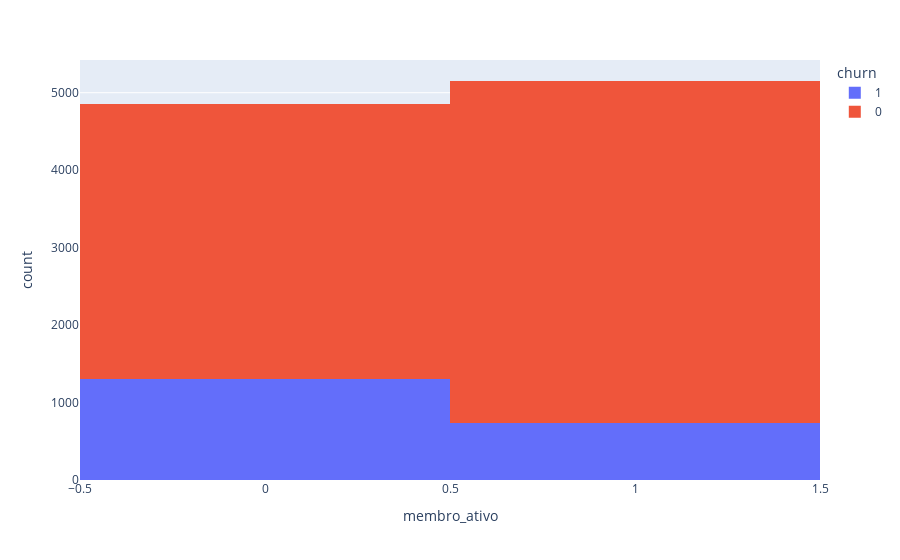

The notebook cell this image was saved under:
### Code cell
px.histogram(data, x="membro_ativo", color="churn")

### Figure 1 — Plotly figure (JSON) as saved in the notebook; plotly's stock layout.template omitted (floating-point values rounded to 4 significant figures; data arrays with more than 128 entries replaced by an {"elided": "..."} marker saying what was removed)
{"data": [{"bingroup": "x", "hovertemplate": "churn=1<br>membro_ativo=%{x}<br>count=%{y}<extra></extra>", "legendgroup": "1", "marker": {"color": "#636efa", "pattern": {"shape": ""}}, "name": "1", "orientation": "v", "showlegend": true, "type": "histogram", "x": {"elided": "2037 int values"}, "xaxis": "x", "yaxis": "y"}, {"bingroup": "x", "hovertemplate": "churn=0<br>membro_ativo=%{x}<br>count=%{y}<extra></extra>", "legendgroup": "0", "marker": {"color": "#EF553B", "pattern": {"shape": ""}}, "name": "0", "orientation": "v", "showlegend": true, "type": "histogram", "x": {"elided": "7963 int values"}, "xaxis": "x", "yaxis": "y"}], "layout": {"barmode": "relative", "legend": {"title": {"text": "churn"}, "tracegroupgap": 0}, "margin": {"t": 60}, "xaxis": {"anchor": "y", "domain": [0, 1], "title": {"text": "membro_ativo"}}, "yaxis": {"anchor": "x", "domain": [0, 1], "title": {"text": "count"}}}}
